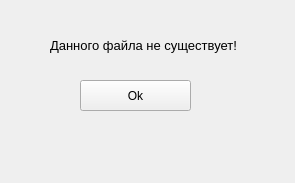
<?xml version="1.0" encoding="UTF-8"?>
<ui version="4.0">
 <class>Form</class>
 <widget class="QWidget" name="Form">
  <property name="geometry">
   <rect>
    <x>0</x>
    <y>0</y>
    <width>295</width>
    <height>183</height>
   </rect>
  </property>
  <property name="windowTitle">
   <string>Form</string>
  </property>
  <widget class="QLabel" name="label">
   <property name="geometry">
    <rect>
     <x>50</x>
     <y>30</y>
     <width>191</width>
     <height>31</height>
    </rect>
   </property>
   <property name="font">
    <font>
     <pointsize>10</pointsize>
    </font>
   </property>
   <property name="text">
    <string>Данного файла не существует!</string>
   </property>
  </widget>
  <widget class="QPushButton" name="button">
   <property name="geometry">
    <rect>
     <x>80</x>
     <y>80</y>
     <width>111</width>
     <height>31</height>
    </rect>
   </property>
   <property name="text">
    <string>Ok</string>
   </property>
  </widget>
 </widget>
 <resources/>
 <connections/>
</ui>
